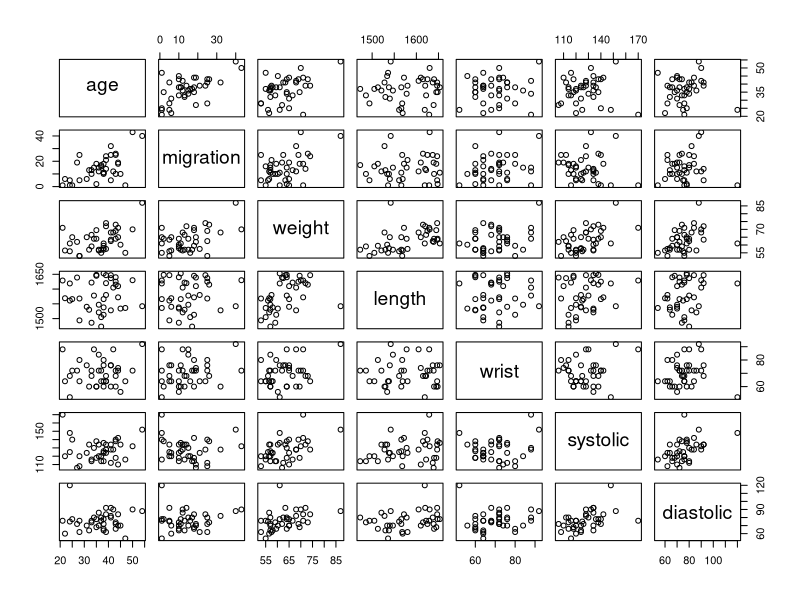
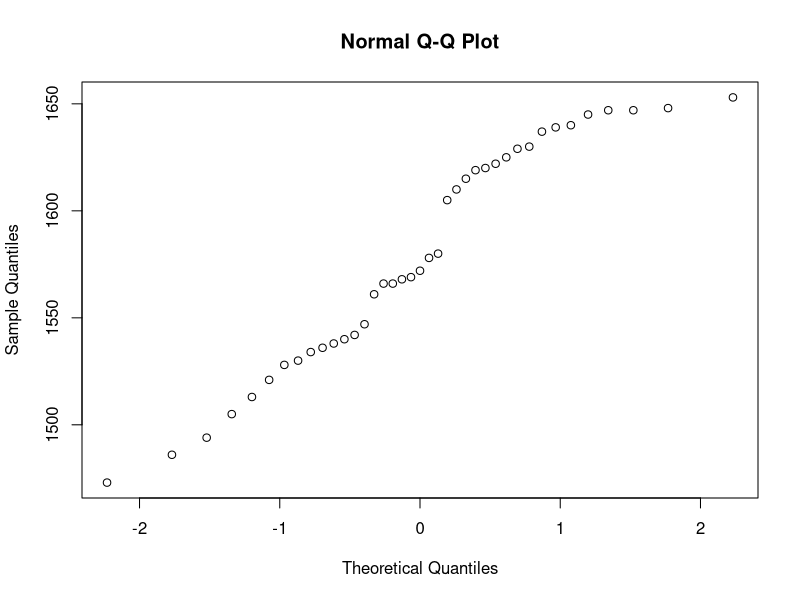
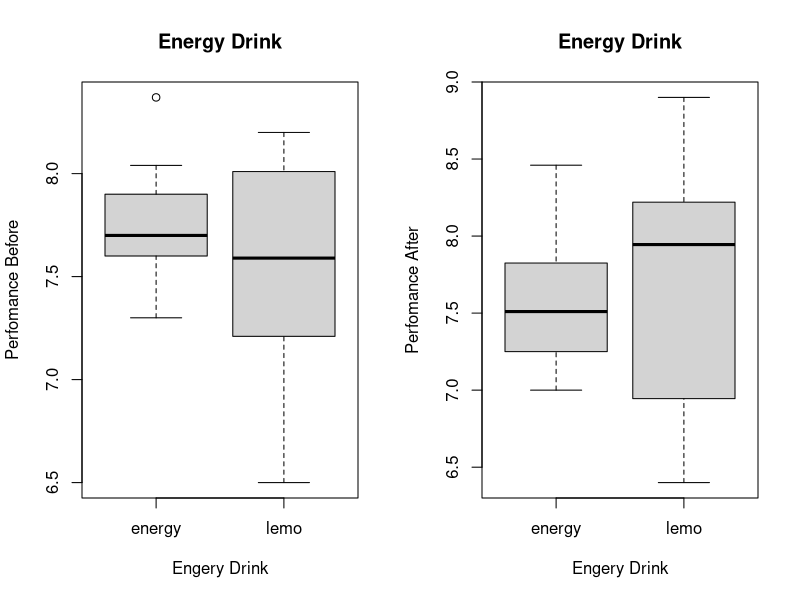
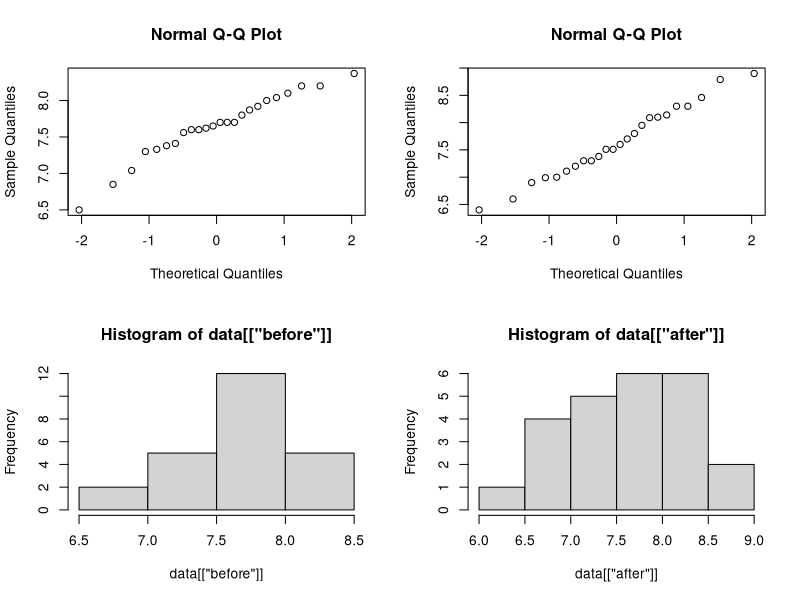
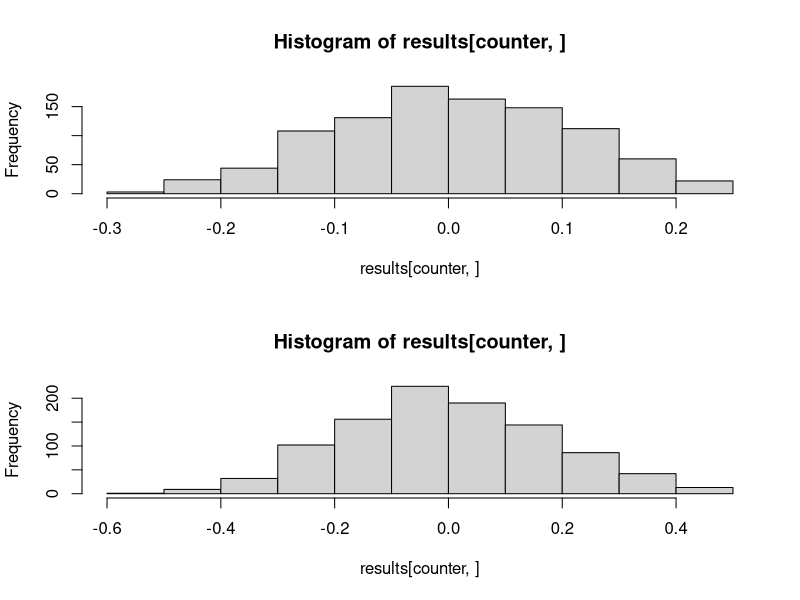
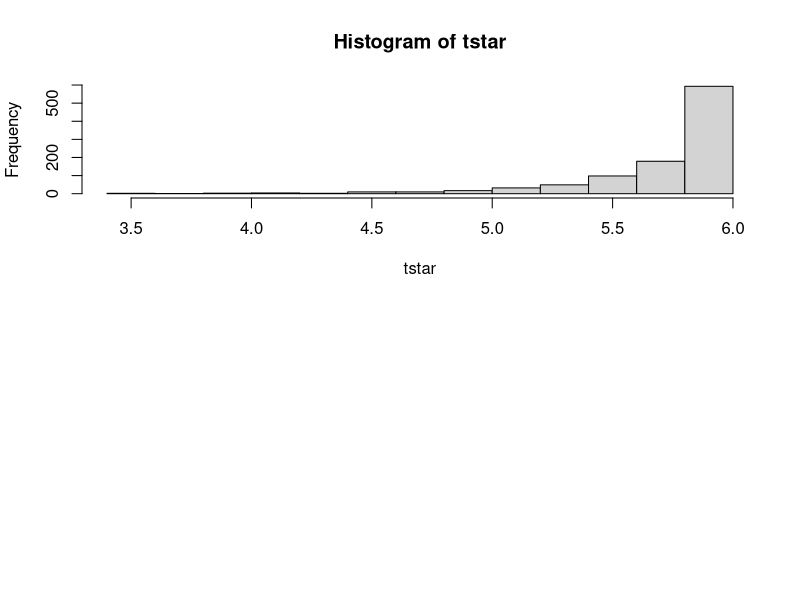
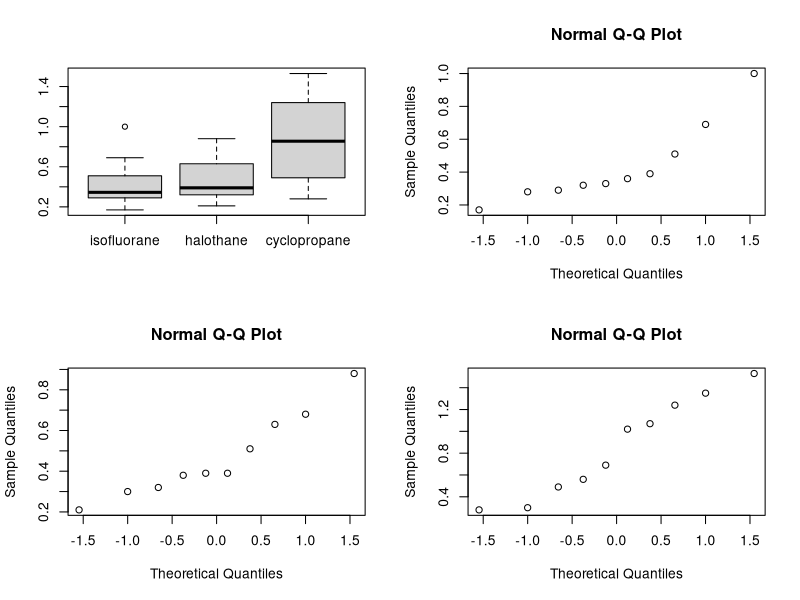
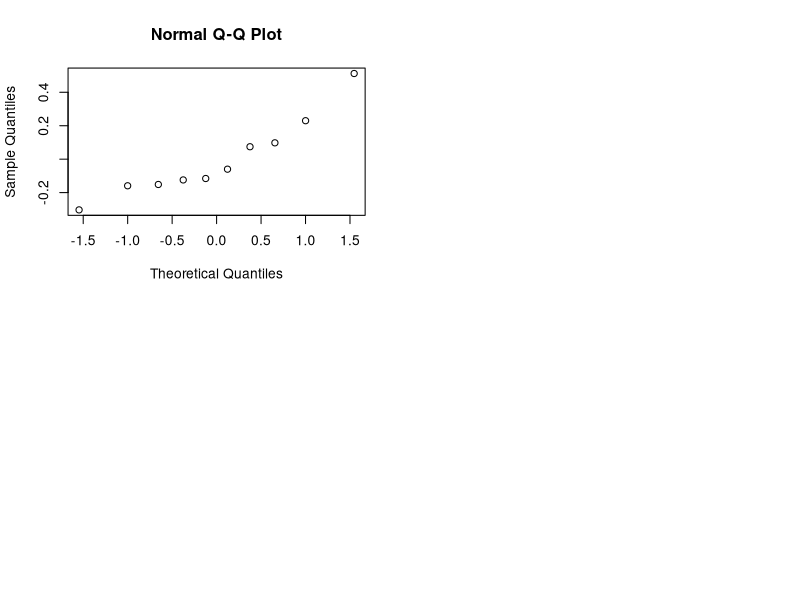

Generate these figures, in order, with R:
## ---- chunk 1
data = read.table("data/peruvians.txt", header=TRUE)
pairs(data[,-c(5,6,7)])
## ---- chunk 2
 qqnorm(data[['length']])
attach(data)
## ---- chunk 3
cor.test(age,migration,method="spearman")
## ---- chunk 4
cor.test(length,migration,method="spearman")
## ---- chunk 5
cor.test(wrist,migration,method="spearman")
## ---- chunk 6
cor.test(systolic,migration,method="spearman")
## ---- chunk 7
cor.test(diastolic,migration,method="spearman")
## ---- chunk 8
cor.test(weight,migration,method="spearman")
## ---- chunk 9
data = read.table("data/run.txt", header=TRUE)
par(mfrow=c(1,2)) 
boxplot(before~drink,data=data, main="Energy Drink", 
  	xlab="Engery Drink", ylab="Perfomance Before")
boxplot(after~drink,data=data, main="Energy Drink", 
  	xlab="Engery Drink", ylab="Perfomance After")
#plot(i, migration, main=paste(labels[counter]," vs migration"), xlab=labels[counter], ylab="Migration", pch=19)
#abline(lm(migration~i), col="red") # regression line (y~x) 
## ---- chunk 10
par(mfrow=c(2,2)) 
qqnorm(data[['before']]) 
qqnorm(data[['after']])
hist(data[['before']]) 
hist(data[['after']])

## ---- chunk 11
filters = c('energy', 'lemo')
B=1000
value = vector("numeric", 2)
results = matrix(0,2,B)
par(mfrow=c(2,1))
counter = 1
for (i in filters) {
  filter = data['drink'] == i
  
  get_mean_diff=function(x,y) {mean(x-y)}#might need to change this
  result=numeric(B)
  for (j in 1:B)
  {
    new_data=t(apply(cbind(data['before'][filter],data['after'][filter]),1,sample))
    result[j]=get_mean_diff(new_data[,1],new_data[,2])
  }
  results[counter,] = result
  value[counter] = get_mean_diff(data['before'][filter],data['after'][filter])
  hist(results[counter,])
  counter = counter + 1
}

## ---- chunk 12
  print("Energy")
  print(value[1])
  pl=sum(results[1,]<value[1])/B
  pr=sum(results[1,]>value[1])/B
  p=2*min(pl,pr)
  print(p)
  print("Lemo")
  print(value[2])
  pl=sum(results[2,]<value[2])/B
  pr=sum(results[2,]>value[2])/B
  p=2*min(pl,pr)
  print(p)
## ---- chunk 13
data['diff'] = data['after'] - data['before'] #absoulute
attach(data)
mystat=function(x) sum(residuals(x)^2)
B=1000
tstar=numeric(B)
for (i in 1:B)
{
  treatstar=sample(drink) ## permuting the labels
  tstar[i]=mystat(lm(diff~treatstar))
}
myt=mystat(lm(diff~drink))
hist(tstar)
myt
pl=sum(tstar<myt)/B
pr=sum(tstar>myt)/B

## ---- chunk 14
print(pl)
## ---- chunk 15

## ---- chunk 16
data = read.table("data/dogs.txt", header=TRUE)
par(mfrow=c(2,2))
boxplot(data,data=data)
qqnorm(data[['isofluorane']])
qqnorm(data[['halothane']])
qqnorm(data[['cyclopropane']])
## ---- chunk 17
attach(data)
pvcaov=lm(isofluorane~halothane*cyclopropane,data=data)
anova(pvcaov)


## ---- chunk 18
kruskal.test(isofluorane,halothane)
kruskal.test(isofluorane,cyclopropane)
kruskal.test(cyclopropane,halothane)
## ---- chunk 19
pvcaov=lm(isofluorane~halothane*cyclopropane,data=data)
anova(pvcaov)
qqnorm(pvcaov$residuals)
